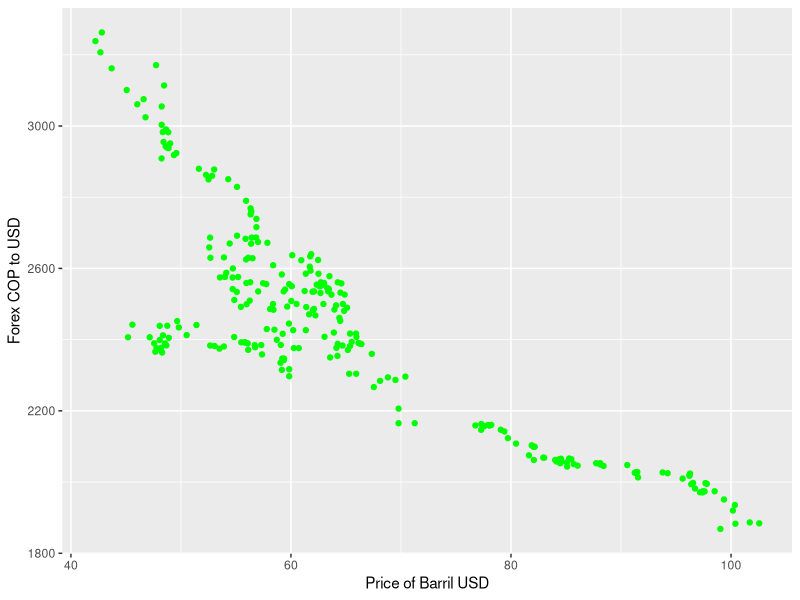

Reproduce this figure in R.
#Analysis of Correlation of International Price of Oil and Effect on Colombian Currency Exchange Rate
#September 5, 2015
#Ariel E. Meilij
#Second version with Brent oil prices

library(ggplot2)
library(reshape2)
library(Hmisc)

###Simple Analysis of correlation between COP and WTI oil price

#Read and review file values
setwd("/home/user/project/main")
oilvscop = read.csv("oilvscop_wti_brent_numeric.csv")
oilvscop$date <- as.Date(oilvscop$date, origin = "1899-12-30")

summary(oilvscop)
names(oilvscop)

# Check correlation with scatter plot - Best way to check for correlation!
ggplot(data=oilvscop, aes(brent, forex)) + geom_point(color="green") + 
xlab("Price of Barril USD") + ylab("Forex COP to USD")

# Simple correlation index
varcorr = cor(oilvscop$brent, oilvscop$forex)
cat("Correlation result among Brent and COP: ", varcorr)

# Let's see if we can fit into a regression model
fit <- lm(oilvscop$brent ~ oilvscop$forex)
fit
summary(fit)
